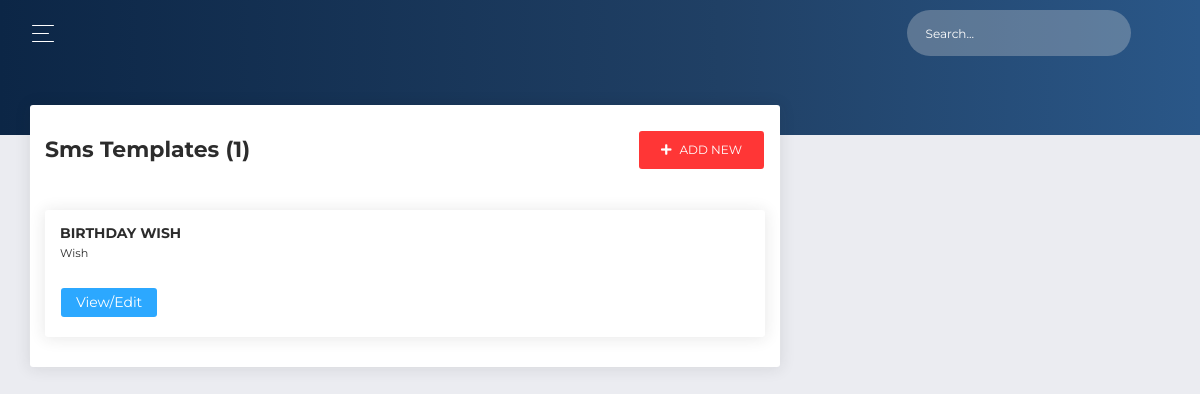
The app's page /messenger/allsmstemplates/, older data.
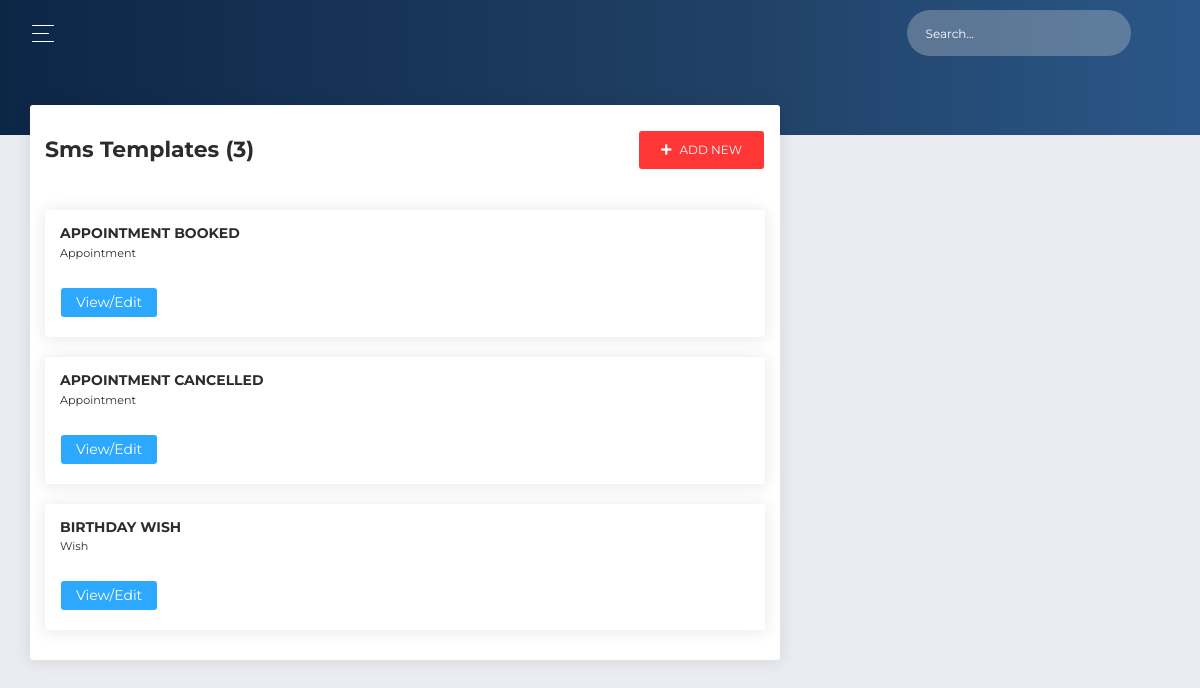
The same page, newer data.
### messenger/models.py (models this page shows)
class SmsTemplate(models.Model):
    category = models.CharField(max_length=100, blank=True)
    title = models.CharField(max_length=500)
    sms_body = models.TextField(max_length=2000)
    date_added = models.DateTimeField(auto_now_add=True)

### messenger/views.py (the view)
# urls.py: path('allsmstemplates/', views.allSmsTemplates, name='allSmsTemplates'),
def allSmsTemplates(request):
    if request.method == 'GET':
        templates = SmsTemplate.objects.order_by('id').reverse()
        return render(request, 'messenger/all-sms-templates.html', {'templates': templates})

### templates/messenger/all-sms-templates.html (shortened to what this page needs)
{% extends 'base.html' %}
{% load static %}
{% load crispy_forms_tags %}
{% block content %}
<div class="row">
    <div class="col-md-8">
        <div class="card">
            <div class="card-header py-3 d-flex flex-row align-items-center justify-content-between">
                <div>
                    <h5 class="title">Sms Templates ({{ templates.count }})</h5>
                </div>
                <div>
                    <form action="{% url 'addSmsTemplate' %}" method="GET">
                        <button class="btn btn-danger"><i class="fas fa-plus pr-2"></i>ADD NEW</button>
                    </form>
                </div>
            </div>
            <div class="card-body">
                {% for template in templates %}
                <div class="card">
                    <div class="card-header">
                        <div>
                            <h6>{{ template.title }}</h6>
                            <small>{{ template.category }}</small>
                        </div>
                    </div>
                    <div class="card-body">
                        <form action="{% url 'editSmsTemplate' template.id %}" method="GET">
                            <button class="btn btn-info btn-sm">View/Edit</button>
                        </form>
                    </div>
                </div>
                {% endfor %}
            </div>
        </div>
    </div>
</div>
{% endblock content %}

Row changes from the older to the newer data that the page shows:
added SmsTemplate: title "APPOINTMENT BOOKED", category "Appointment"
added SmsTemplate: title "APPOINTMENT CANCELLED", category "Appointment"
Text that changed along with them:
{{ templates.count }}: "1" → "3"
